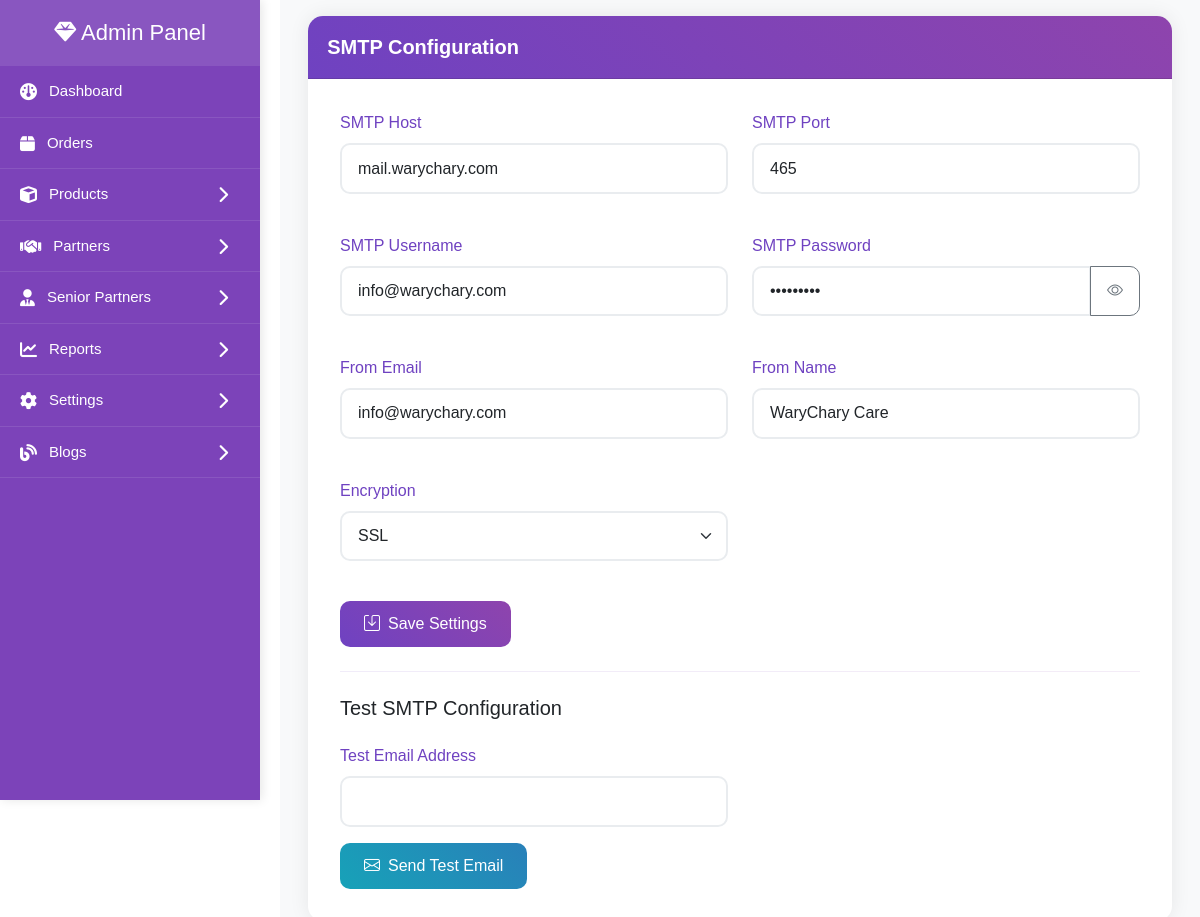
/admin/settings/manage-smtp.php, run on the app's committed database.
### tables this page shows
CREATE TABLE IF NOT EXISTS `smtp_settings` (
  `id` int NOT NULL AUTO_INCREMENT,
  `smtp_host` varchar(255) NOT NULL,
  `smtp_port` int NOT NULL,
  `smtp_username` varchar(255) NOT NULL,
  `smtp_password` varchar(255) NOT NULL,
  `smtp_from_email` varchar(255) NOT NULL,
  `smtp_from_name` varchar(255) NOT NULL,
  `smtp_encryption` enum('tls','ssl') NOT NULL,
  `is_active` tinyint(1) DEFAULT '1',
  `created_at` timestamp NULL DEFAULT CURRENT_TIMESTAMP,
  `updated_at` timestamp NULL DEFAULT CURRENT_TIMESTAMP ON UPDATE CURRENT_TIMESTAMP,
  PRIMARY KEY (`id`)
);

### admin/settings/manage-smtp.php (the view, shortened to what this page needs)
<!DOCTYPE html>
<html lang="en">
<head>
    <link href="https://cdn.jsdelivr.net/npm/bootstrap@5.1.3/dist/css/bootstrap.min.css" rel="stylesheet">
    <link href="https://cdn.jsdelivr.net/npm/bootstrap-icons@1.7.2/font/bootstrap-icons.css" rel="stylesheet">
    <link href="/warycharycare/admin/assets/css/admin-style.css" rel="stylesheet">
</head>
<body>
<?php
$database = new Database();
$db = $database->getConnection();
try {
    $stmt = $db->query("SELECT * FROM smtp_settings WHERE is_active = 1 LIMIT 1");
    $smtp_settings = $stmt->fetch(PDO::FETCH_ASSOC);
} catch(PDOException $e) {
    $error_message = "Error fetching SMTP settings: " . $e->getMessage();
}
include '../sidebar.php';
?>
<div class="main-content">
    <div class="container-fluid">
        <div class="row">
            <div class="col-12">
                <div class="card">
                    <div class="card-header bg-white">
                        <h5 class="card-title mb-0">SMTP Configuration</h5>
                    </div>
                    <div class="card-body">
                        <form method="POST" class="needs-validation" novalidate>
                            <div class="row g-4">
                                <div class="col-md-6">
                                    <div class="mb-3">
                                        <label for="smtp_host" class="form-label">SMTP Host</label>
                                        <input type="text" class="form-control" id="smtp_host" name="smtp_host"
                                               value="<?php echo $smtp_settings['smtp_host'] ?? ''; ?>" required>
                                    </div>
                                </div>
                                <div class="col-md-6">
                                    <div class="mb-3">
                                        <label for="smtp_port" class="form-label">SMTP Port</label>
                                        <input type="number" class="form-control" id="smtp_port" name="smtp_port"
                                               value="<?php echo $smtp_settings['smtp_port'] ?? ''; ?>" required>
                                    </div>
                                </div>
                                <div class="col-md-6">
                                    <div class="mb-3">
                                        <label for="smtp_username" class="form-label">SMTP Username</label>
                                        <input type="text" class="form-control" id="smtp_username" name="smtp_username"
                                               value="<?php echo $smtp_settings['smtp_username'] ?? ''; ?>" required>
                                    </div>
                                </div>
                                <div class="col-md-6">
                                    <div class="mb-3">
                                        <label for="smtp_password" class="form-label">SMTP Password</label>
                                        <div class="input-group">
                                            <input type="password" class="form-control" id="smtp_password" name="smtp_password"
                                                   value="<?php echo $smtp_settings['smtp_password'] ?? ''; ?>" required>
                                            <button class="btn btn-outline-secondary" type="button" id="togglePassword">
                                                <i class="bi bi-eye"></i>
                                            </button>
                                        </div>
                                    </div>
                                </div>
                                <div class="col-md-6">
                                    <div class="mb-3">
                                        <label for="smtp_from_email" class="form-label">From Email</label>
                                        <input type="email" class="form-control" id="smtp_from_email" name="smtp_from_email"
                                               value="<?php echo $smtp_settings['smtp_from_email'] ?? ''; ?>" required>
                                    </div>
                                </div>
                                <div class="col-md-6">
                                    <div class="mb-3">
                                        <label for="smtp_from_name" class="form-label">From Name</label>
                                        <input type="text" class="form-control" id="smtp_from_name" name="smtp_from_name"
                                               value="<?php echo $smtp_settings['smtp_from_name'] ?? ''; ?>" required>
                                    </div>
                                </div>
                                <div class="col-md-6">
                                    <div class="mb-3">
                                        <label for="smtp_encryption" class="form-label">Encryption</label>
                                        <select class="form-select" id="smtp_encryption" name="smtp_encryption" required>
                                            <option value="ssl" <?php echo ($smtp_settings['smtp_encryption'] ?? '') === 'ssl' ? 'selected' : ''; ?>>SSL</option>
                                        </select>
                                    </div>
                                </div>
                            </div>
                            <div class="mt-4">
                                <button type="submit" name="save_smtp" class="btn btn-primary">
                                    <i class="bi bi-save me-2"></i>Save Settings
                                </button>
                            </div>
                        </form>
                        <hr class="my-4">
                        <h5 class="mb-4">Test SMTP Configuration</h5>
                        <form method="POST" class="needs-validation" novalidate>
                            <div class="row">
                                <div class="col-md-6">
                                    <div class="mb-3">
                                        <label for="test_email" class="form-label">Test Email Address</label>
                                        <input type="email" class="form-control" id="test_email" name="test_email" required>
                                    </div>
                                </div>
                                <div class="col-12">
                                    <button type="submit" name="test_smtp" class="btn btn-info">
                                        <i class="bi bi-envelope me-2"></i>Send Test Email
                                    </button>
                                </div>
                            </div>
                        </form>
                    </div>
                </div>
            </div>
        </div>
    </div>
</div>
</body>
</html>

### admin/assets/css/admin-style.css (style rules this page uses)
:root { --primary-color: #ffffff; --secondary-color: #7c43b9; --text-color: #000000; --gray-light: #f8f9fa; --gray-medium: #6c757d; --transition-speed: 0.3s; --sidebar-width: 280px; --sidebar-collapsed-width: 70px; }
.main-content { margin-left: var(--sidebar-width); padding: 1rem; transition: all var(--transition-speed); background-color: var(--gray-light); min-height: 100vh; }

### admin/settings/manage-smtp.php (style rules this page uses)
.card { border: none; box-shadow: 0 0 20px rgba(0,0,0,0.08); border-radius: 15px; }
.card-header { border-radius: 15px 15px 0 0 !important; background: linear-gradient(45deg, #6f42c1, #8e44ad) !important; padding: 1.2rem; }
.card-header h5 { color: white !important; font-weight: 600; margin: 0; }
.card-body { padding: 2rem; }
.form-label { color: #6f42c1; font-weight: 500; margin-bottom: 0.5rem; }
.form-control, .form-select { border: 2px solid #e9ecef; padding: 0.7rem 1rem; border-radius: 10px; transition: all 0.3s ease; }
.btn-primary { background: linear-gradient(45deg, #6f42c1, #8e44ad); border: none; padding: 0.7rem 1.5rem; border-radius: 10px; font-weight: 500; transition: all 0.3s ease; }
.btn-info { background: linear-gradient(45deg, #17a2b8, #2980b9); border: none; color: white; padding: 0.7rem 1.5rem; border-radius: 10px; font-weight: 500; transition: all 0.3s ease; }
.input-group .btn { border-radius: 0 10px 10px 0; padding: 0.7rem 1rem; }
hr { background: linear-gradient(to right, #6f42c1, #8e44ad); height: 2px; opacity: 0.1; }

### admin/sidebar.php (style rules this page uses)
body { margin: 0; font-family: "Poppins", sans-serif; }

### data on the page
smtp_settings: smtp_host "mail.warychary.com", smtp_port "465", smtp_username "info@warychary.com", smtp_from_email "info@warychary.com", smtp_from_name "WaryChary Care", smtp_encryption "SSL"
